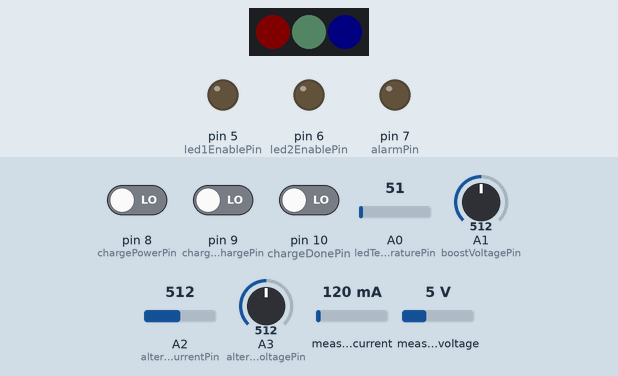
The sketch below on a simulated Arduino Uno, built with avr-gcc and run on an emulated ATmega328P. Parts: 3 RGB LEDs in strip order, left to right, output pins drawn as LEDs (lit = HIGH). The test bench sets the inputs (shaded band); at power-on: measured voltage 5 V, A3 (alternatorVoltagePin) = 512, pin 9 (chargeChargePin) LOW, pin 10 (chargeDonePin) LOW, pin 8 (chargePowerPin) LOW, A0 (ledTemperaturePin) = 51, A1 (boostVoltagePin) = 512, A2 (alternatorCurrentPin) = 512, measured current 120 mA. Dim RGB values are drawn brighter than linear.

Above: at 0.88 s.
1.3 s: measured voltage set to 3.1 V
At 2.6 s:
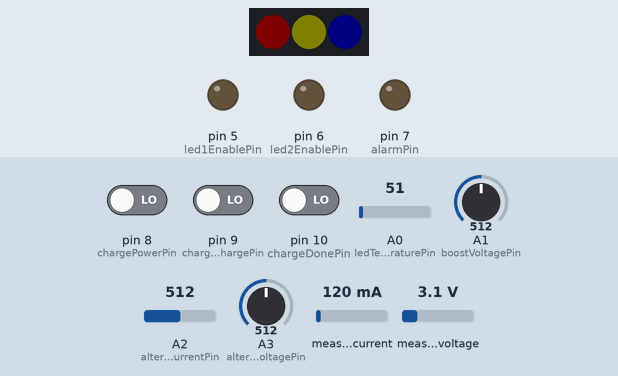
4.3 s: measured voltage set to 2.7 V
At 4.67 s:
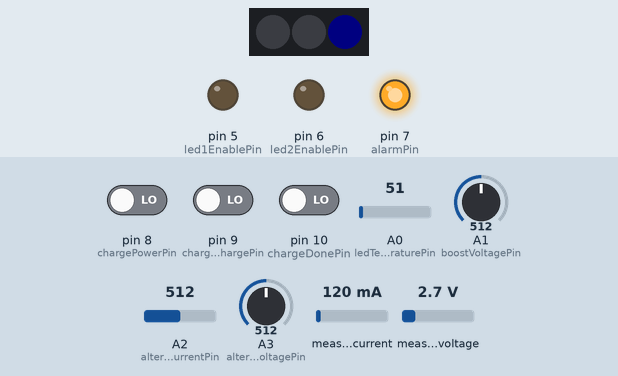
7.3 s: A3 (alternatorVoltagePin) set to 261
10.3 s: A3 (alternatorVoltagePin) set to 233
At 10.46 s:
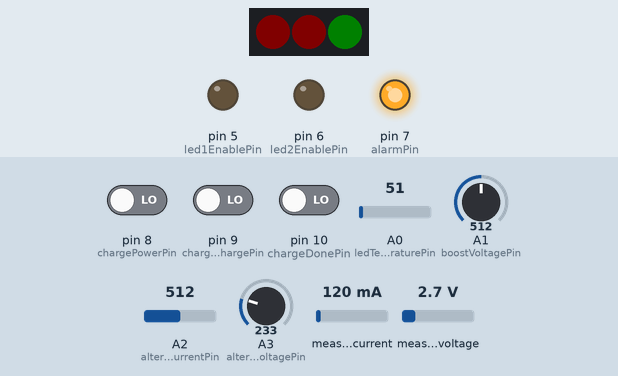
13.3 s: pin 9 (chargeChargePin) driven HIGH
At 15.2 s:
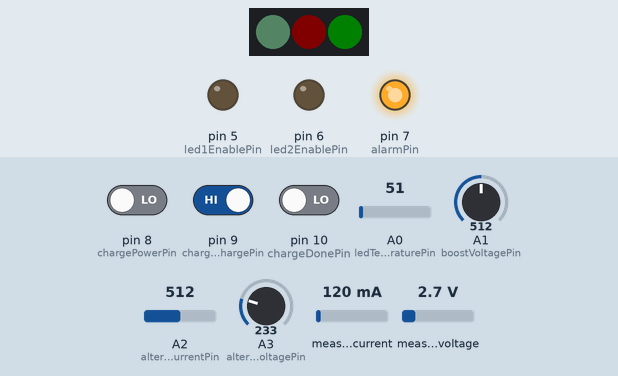
16.3 s: pin 10 (chargeDonePin) driven HIGH
At 17.7 s:
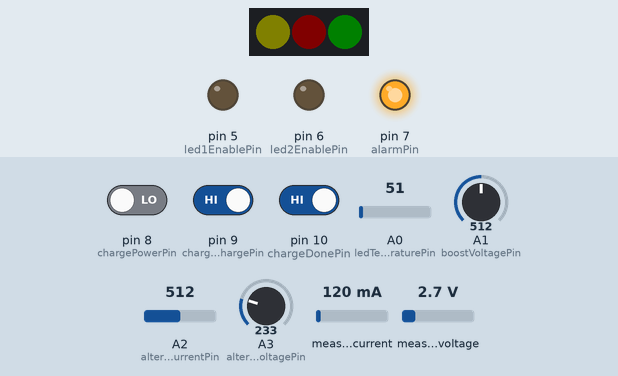
Timing chart, 0 to 20.3 s (numbered marks = the images above; inputs shaded):
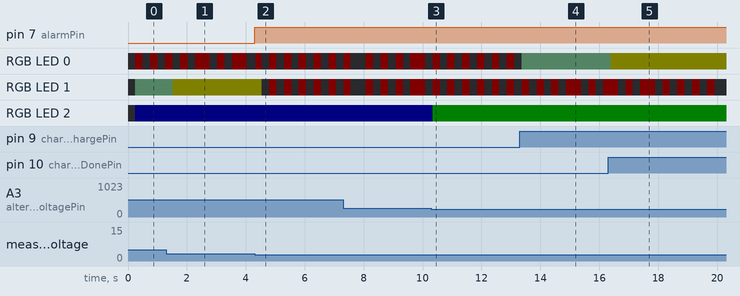

The sketch:

Bike_Alternator_and_LED_Headlight.ino
```cpp
/*
  Bike Alterator LED Headlight control system.
  Runs on an Arduino/ATMEGA328.

  * LED brightness based on alternator output voltage:
    - Total system load, including uC and battery charging needs.
    - Maximum battery drain current when alternator output too low
  * Main LED overtemperature protection flickers LEDs to keep them cool.
  * Alternator output voltage limited by crowbar FET.
  * Tuned to optimum system impedance on the alternator.
  * (Broken) Alarm sound if any parameters are beyond critical thresholds:
    - Battery voltage too low.
    - Battery backup current too high.
    - Alternator current too high.
    - Alternator output voltage too high (analog trigger, not uC).
    - LED temperature too high.

  Schematic compatibility: "3.2 Headlight.sch"
*/
#include <Wire.h>
#include <Adafruit_MCP4725.h>
#include <Adafruit_INA219.h>
#include <Adafruit_NeoPixel.h>

Adafruit_INA219 battVI(0x41);
Adafruit_MCP4725 Led1;
Adafruit_MCP4725 Led2;

// Comment out to disable debug output on serial
//#define DEBUG

// Serial on 0
// Serial on 1
#define indicatorLedsPin 2
// 3
// 4
#define led1EnablePin 5
#define led2EnablePin 6
#define alarmPin 7
#define chargePowerPin 8
#define chargeChargePin 9
#define chargeDonePin 10
// 11
// 12
// 13

#define ledTemperaturePin A0
#define boostVoltagePin A1
#define alternatorCurrentPin A2
#define alternatorVoltagePin A3
// A4 (SDA)
// A5 (SCL)

Adafruit_NeoPixel indicatorLeds = Adafruit_NeoPixel(3, indicatorLedsPin, NEO_GRB + NEO_KHZ800);

// Alternator
float alternatorVoltageIn;            // Alternator output voltage (V)
float alternatorVoltageMax = 33.9;    // Above this value (V), the LEDs are forced to maximum brightness and the alarm is sounded
float alternatorVoltageHi = 30.0;     // Main LEDs at max bright
float alternatorVoltageVpcc = 7.1;    // Below this value (V), the LEDs are forced to minimum brightness
float alternatorVoltageMin = 4.7;     // Minimum usable voltage
float alternatorCurrentIn;            // Alternator output current (mA)
float alternatorCurrentMax = 2.5;     // Maximum alternator output current (mA)
byte alternatorStatus = 0;
//float alternatorPowerIn;
// Smoothing
const int altReadCount = 11;
float altReadings[altReadCount]; // the readings from the analog input
int altReadIndex = 0;          // the index of the current reading
float altReadTotal = 0;          // the running total
//int altReadAvg = 0;            // the average

// Battery
float batteryVoltageIn;            // Battery voltage (V)
float batteryVoltageMin = 3.0;     // Below this value (V), LEDs are forced to OFF and the alarm is sounded
float batteryVoltageLow = 3.4;     // Battery is low and needs to charge
float batteryVoltageMid = 3.8;     // Mid-point battery voltage
float batteryVoltageMax = 4.21;     // Battery is charged and/or charger is bypassing battery
float batteryCurrentIn;            // Battery backup drain current (mA)
float batteryCurrentMax = 1750.0;  // Above this value (mA), the LED brightness is decreased and the alarm is sounded
byte batteryStatus = 0;
boolean chargeCharge;
boolean chargeDone;
boolean chargePower;
byte chargeStatus = 0;
float boostVoltageIn;         // Battery voltage is boosted to 15V before being used for anything. (measured)

// LED Temperature
int systemLedTemperatureIn;         // LED temperature ADC scale
int systemLedTemperatureMax = 660;  // Maximum safe LED temperature
int systemLedTemperatureHi = 650;   // High water mark LED temperature.  Decrease brightness to stay below

// Main LEDs and DACs
// RCD-24 driver dimming range: 100%=0.13V - 0%=4.5V
// DAC output range 0-4095, 5V VCC
// Dimming is on an inverted scale: 4095=off, 0=max
// Useful dimming range in terms of DAC: 106 - 3686
long dacRange = 4096;                       // Resolution of the LED dimming output
long led1Level;                             // Output value for LED1
long led2Level;                             // Output value for LED2
long led2Offset = dacRange*75/100;          // LED2 starts to turn on after about 75% brightness on LED1
long systemLedLevelMax = dacRange*175/100;  // Maximum system LED brightness. LED levels are mapped into this so that LED1 is almost full bright before LED2 starts to light.
long systemLedLevelBbu = 2500;              // This must be tuned on the test rig
long systemLedLevelMin = 1150;              // Min bright, dead zone at the lowest LED level;
long ledDeadZoneLow = 900;
long systemLedLevelOut = systemLedLevelMin; // System LED brightness level

// Alarm
int alarmAudibleDuration = 1000;  // How long the alarm sounds each time it's triggered
uint32_t alarmAudibleTime = 0;        // The time in millis() when the alarm went audible
boolean alarmState = LOW;

// System
byte errorLevel = 0;
byte powerStatus = 0;
int displayUpdateInterval = 250;
long displayUpdateTime = 0;
long indicatorBlinkInterval = 250;
long indicatorBlinkTime = 0;
boolean indicatorBlinkState = LOW;
uint32_t indOff;
uint32_t indRed;
uint32_t indYel;
uint32_t indGreen;
uint32_t indBlue;
uint32_t indWhite;

void setup() {
#ifdef DEBUG
  Serial.begin(115200);
#endif
  indicatorLeds.begin();
  indOff   = indicatorLeds.Color(0,0,0);
  indRed   = indicatorLeds.Color(5,0,0);
  indYel   = indicatorLeds.Color(5,5,0);
  indGreen = indicatorLeds.Color(0,5,0);
  indBlue  = indicatorLeds.Color(0,0,5);
  indWhite = indicatorLeds.Color(5,8,6);
  battVI.begin();
  Led1.begin(0x63);
  Led2.begin(0x62);
  pinMode(alarmPin, OUTPUT);
  pinMode(led1EnablePin, OUTPUT);
  pinMode(led2EnablePin, OUTPUT);
  pinMode(boostVoltagePin, INPUT);
  pinMode(ledTemperaturePin, INPUT);
  pinMode(chargePowerPin, INPUT);
  pinMode(chargeChargePin, INPUT);
  pinMode(chargeDonePin, INPUT);
  digitalWrite(alarmPin, LOW);
  digitalWrite(led1EnablePin, LOW);
  digitalWrite(led2EnablePin, LOW);
  Led1.setVoltage(4095, true);
  Led2.setVoltage(4095, true);
  for (int thisReading = 0; thisReading < altReadCount; thisReading++) {
    altReadings[thisReading] = 0;
  }

#ifdef DEBUG
  //Serial.println("AS\tBS\tCS\tValt\tIalt\tVbat\tIbat\tVbbu\tLED1\tLED2\tTled");
  Serial.println("Valt\tIalt\tVbat\tIbat\tVbbu\tLED1\tLED2\tTled");
#endif
}

// Read all sensor values in a single pass
void readSensors(){
  alternatorVoltageIn = smoothAltVoltage();
  alternatorCurrentIn = analogRead(alternatorCurrentPin)*(2.5/1023.0);
  batteryVoltageIn = battVI.getBusVoltage_V();
  batteryCurrentIn = battVI.getCurrent_mA();
  systemLedTemperatureIn  = analogRead(ledTemperaturePin);
  boostVoltageIn = analogRead(boostVoltagePin)*(19.3/1023.0);  // dac:819.2=4v 0.004882813V/div Vbbu/45*12=4 1024/5*4 33K and 12K
  chargeCharge = digitalRead(chargeChargePin);
  chargeDone = digitalRead(chargeDonePin);
  chargePower = digitalRead(chargePowerPin);
}

float smoothAltVoltage(){
  altReadTotal = altReadTotal - altReadings[altReadIndex];
  altReadings[altReadIndex] = analogRead(alternatorVoltagePin)*(40.0/1023.0);
  altReadTotal = altReadTotal + altReadings[altReadIndex];
  altReadIndex = altReadIndex + 1;
  if (altReadIndex >= altReadCount) {
    altReadIndex = 0;
  }
  return altReadTotal / altReadCount;
}

// Threshold violations
void checkThresholds(){
  // Error level
  //  0 - OK
  //  1 - Overtemp warning, alarm
  //  2 - Overdrive error, max bright, alarm
  //  3 - Overload, max temp error, min bright, alarm
  if ( systemLedTemperatureIn >= systemLedTemperatureHi )  errorLevel = 1;
  if ( alternatorVoltageIn >= alternatorVoltageMax )       errorLevel = 2;
  if ( alternatorCurrentIn >= alternatorCurrentMax )       errorLevel = 2;
  if ( batteryCurrentIn >= batteryCurrentMax )             errorLevel = 3;
  if ( systemLedTemperatureIn >= systemLedTemperatureMax ) errorLevel = 3;
  if ( batteryVoltageIn <= batteryVoltageMin )             errorLevel = 3;
}

// The audible alarm
void checkAudibleAlarm(){
  if ( alarmState ) {
    if ( millis() >= (alarmAudibleTime + alarmAudibleDuration) && errorLevel == 0 ){
      alarmState = LOW;
    }
  } else {
    if ( errorLevel > 0 ){
      alarmAudibleTime = millis();
      alarmState = HIGH;
    }
  }
  digitalWrite(alarmPin, alarmState);
}

// Adjust the brightness level
void setMainLeds(){
  if ( errorLevel == 2 ){  // Overdrive error
    systemLedLevelOut = systemLedLevelMax;
  }
  else if ( errorLevel == 3 ){  // Overload error
    systemLedLevelOut = systemLedLevelMin;
  }
  else if ( errorLevel <= 1 ){  // Warning or OK
    // Normal brightness adjustment
    if ( alternatorVoltageIn < alternatorVoltageVpcc ) {
      systemLedLevelOut = systemLedLevelMin; // Below Vpcc, min bright
    }
    // Between Vpcc and boost voltage
    else if ( alternatorVoltageIn >= alternatorVoltageVpcc && alternatorVoltageIn <= boostVoltageIn ) {
      systemLedLevelOut = map(alternatorVoltageIn*1000,alternatorVoltageVpcc*1000,boostVoltageIn*1000,systemLedLevelMin,systemLedLevelBbu);
    }
    // Everything above boost voltage
    else {
      systemLedLevelOut = map(alternatorVoltageIn*1000,boostVoltageIn*1000,alternatorVoltageHi*1000,systemLedLevelBbu-350,systemLedLevelMax);
    }

    if ( systemLedLevelOut > systemLedLevelMax ){   // If we're above the global max
      systemLedLevelOut = systemLedLevelMax;             // Then set output to maximum
    } else if ( systemLedLevelOut < systemLedLevelMin ){   // If we're below the global min
      systemLedLevelOut = systemLedLevelMin;             // Then set output to minimum
    }
  }
  // Write out the level to the LEDs
  if ( systemLedLevelOut >= dacRange ){        // If we're above LED1 max
    led1Level = dacRange;                      // Then set LED1 to max
  }
  else {
    led1Level = systemLedLevelOut;             // Otherwise set LED1 to value
  }
  if ( systemLedLevelOut <= led2Offset+ledDeadZoneLow ){      // If we're below LED2 min
    led2Level = ledDeadZoneLow;                             // Then set LED2 to off
  }
  else {
    led2Level = systemLedLevelOut-led2Offset;  // Otherwise set LED2 to value
  }
  Led1.setVoltage(dacRange - led1Level, false);
  Led2.setVoltage(dacRange - led2Level, false);
}

// Power status
void checkPowerStatus(){
/* Alternator Status
  0 - Red < ValtMin 4.7
  1 - Yel ValtMin 4.7 -ValtVpcc 6.9
  2 - Grn ValtVpcc 6.9 -Vbbu 13.3
  3 - Blu Vbbu 13.3 - ValtHi 30
  4 - Wht ValtHi 30 - ValtMax 33.9
  5 - ERR > Vmax 33.9 (Red blink)
*/
  if ( alternatorVoltageIn <= alternatorVoltageMin ){
    alternatorStatus = 0;
  } else if ( alternatorVoltageIn > alternatorVoltageMin && alternatorVoltageIn <= alternatorVoltageVpcc ){
    alternatorStatus = 1;
  } else if ( alternatorVoltageIn > alternatorVoltageVpcc && alternatorVoltageIn <= boostVoltageIn ){
    alternatorStatus = 2;
  } else if ( alternatorVoltageIn > boostVoltageIn && alternatorVoltageIn <= alternatorVoltageHi ){
    alternatorStatus = 3;
  } else if ( alternatorVoltageIn > alternatorVoltageHi && alternatorVoltageIn <= alternatorVoltageMax ){
    alternatorStatus = 4;
  } else if ( alternatorVoltageIn > alternatorVoltageMax ){
    alternatorStatus = 5;
  }
/* Battery Status
  0 - Red blink < batteryVoltageMin (3.5V)
  1 - Yel batteryVoltageMin (3.5V)-batteryVoltageLow (3.7V)
  2 - Grn batteryVoltageLow (3.7V)-batteryVoltageMid (3.9V)
  3 - Blu batteryVoltageMid (3.9V)-batteryVoltageMax (4.2V)
  4 - Wht > 4.2V
*/
  if ( batteryVoltageIn <= batteryVoltageMin ){
    batteryStatus = 0;
  } else if ( batteryVoltageIn > batteryVoltageMin && batteryVoltageIn <= batteryVoltageLow ){
    batteryStatus = 1;
  } else if ( batteryVoltageIn > batteryVoltageLow && batteryVoltageIn <= batteryVoltageMid ){
    batteryStatus = 2;
  } else if ( batteryVoltageIn > batteryVoltageMid && batteryVoltageIn <= batteryVoltageMax ){
    batteryStatus = 3;
  } else if ( batteryVoltageIn > batteryVoltageMax ){
    batteryStatus = 4;
  }
/* Charge Status
  0 - Red No power
  1 - Yel Power, no charge
  2 - ERR Battery < 3.1V (Red blink)
  3 - Grn Charge
  4 - Wht Done charging
  5 - ERR Temperature (Red blink)
*/
  if ( chargePower == HIGH && chargeCharge == HIGH && chargeDone == HIGH ){
    chargeStatus = 0;  // No power
  }  else if ( chargePower == LOW  && chargeCharge == HIGH && chargeDone == HIGH ){
    chargeStatus = 1;  // Power, no charge
  }  else if ( chargePower == HIGH  && chargeCharge == LOW && chargeDone == HIGH ){
    chargeStatus = 2;  // ERROR (Battery < 3.1V)
  }  else if ( chargePower == LOW && chargeCharge == LOW && chargeDone == HIGH ){
    chargeStatus = 3;  // Charging
  }  else if ( chargePower == LOW  && chargeCharge == HIGH && chargeDone == LOW ){
    chargeStatus = 4;  // Charge done
  }  else if ( chargePower == LOW && chargeCharge == LOW && chargeDone == LOW ){
    chargeStatus = 5;  // ERROR (Battery temperature)
  }
}

// Checks the timer and flips the LED state
void blinkIndicatorLed(){
  if ( indicatorBlinkState ){
    if ( millis() >= (indicatorBlinkTime + indicatorBlinkInterval)){
      indicatorBlinkTime = millis();
      indicatorBlinkState = LOW;
    }
  } else {
    if ( millis() >= (indicatorBlinkTime + indicatorBlinkInterval)){
      indicatorBlinkTime = millis();  // Increment the timer
      indicatorBlinkState = HIGH;
    }
  }
}

void setIndicatorLed(){
  switch (alternatorStatus){
    case 0:
      // Red
      indicatorLeds.setPixelColor(2, indRed);
      break;
    case 1:
      // Yellow
      indicatorLeds.setPixelColor(2, indYel);
      break;
    case 2:
      // Green
      indicatorLeds.setPixelColor(2, indGreen);
      break;
    case 3:
      // Blue
      indicatorLeds.setPixelColor(2, indBlue);
      break;
    case 4:
      // Blue
      indicatorLeds.setPixelColor(2, indWhite);
      break;
    case 5:
      // Red Blink
      blinkIndicatorLed();
      if ( indicatorBlinkState == HIGH ) {
        indicatorLeds.setPixelColor(2, indRed);
      }
      else {
        indicatorLeds.setPixelColor(2, indOff);
      }
      break;
  }
  switch (batteryStatus){
    case 0:
      // Red
      blinkIndicatorLed();
      if ( indicatorBlinkState == HIGH ) {
        indicatorLeds.setPixelColor(1, indRed);
      } else {
        indicatorLeds.setPixelColor(1, indOff);
      }
      break;
    case 1:
      // Yellow
      indicatorLeds.setPixelColor(1, indYel);
      break;
    case 2:
      // Green
      indicatorLeds.setPixelColor(1, indGreen);
      break;
    case 3:
      // Blue
      indicatorLeds.setPixelColor(1, indBlue);
      break;
    case 4:
      // White
      indicatorLeds.setPixelColor(1, indWhite);
      break;
  }
  switch (chargeStatus){
    case 0:
      // Red
      indicatorLeds.setPixelColor(0, indRed);
      break;
    case 1:
      // Yellow
      indicatorLeds.setPixelColor(0, indYel);
      break;
    case 2:
      // Red blink
      blinkIndicatorLed();
      if ( indicatorBlinkState == HIGH ) {
        indicatorLeds.setPixelColor(0, indRed);
      } else {
        indicatorLeds.setPixelColor(0, indOff);
      }
      break;
    case 3:
      // Green
      indicatorLeds.setPixelColor(0, indGreen);
      break;
    case 4:
      // White
      indicatorLeds.setPixelColor(0, indWhite);
      break;
    case 5:
      // Red blink
      blinkIndicatorLed();
      if ( indicatorBlinkState == HIGH ) {
        indicatorLeds.setPixelColor(0, indRed);
      } else {
        indicatorLeds.setPixelColor(0, indOff);
      }
      break;
  }
  indicatorLeds.show();
}

// The main loop
void loop(){
  // Reset these each loop; events build them up during each pass
  errorLevel = 0;
  alternatorStatus = 0;
  batteryStatus = 0;
  chargeStatus = 0;
  // Bring in a new set of data
  readSensors();
  // Make sure we're running within bounds on all sensors
  checkThresholds();
  // Make noise if anything is out of tolerance
  checkAudibleAlarm();
  // Update the headlight
  setMainLeds();
  // human interface is slowed to once per displayUpdateInterval millis()
  if ( millis() >= displayUpdateTime + displayUpdateInterval ){
    displayUpdateTime = millis();
    // Gather data for the indicator LED
    checkPowerStatus();
    // Update the LED
    setIndicatorLed();
#ifdef DEBUG
    // And if we're in DEBUG, update serial
    updateSerial();
#endif
  }
}

// Debug output to serial
#ifdef DEBUG
void zeroPad(float value, bool hundreds=LOW, bool thousands=LOW){
  if ( thousands ) if ( value < 1000 ) Serial.print("0");
  if ( hundreds ) if ( value < 100 ) Serial.print("0");
  if ( value < 10 ) Serial.print("0");
}

void updateSerial(){
//Serial.print("AS\tBS\tCS\tValt\tIalt\tVbat\tIbat\tVbbu\tLED1\tLED2\tTled");
  //Serial.print(alternatorStatus); Serial.print("\t");
  //Serial.print(batteryStatus); Serial.print("\t");
  //Serial.print(chargeStatus); Serial.print("\t");

  Serial.print("AltV "); zeroPad(alternatorVoltageIn); Serial.print(alternatorVoltageIn); Serial.print("V; ");
  Serial.print("AltI "); Serial.print(alternatorCurrentIn,3); Serial.print("A;   ");

  Serial.print("BattV "); zeroPad(batteryVoltageIn); Serial.print(batteryVoltageIn); Serial.print("V; ");
  Serial.print("BattI "); zeroPad(batteryCurrentIn,HIGH); Serial.print(batteryCurrentIn); Serial.print("mA;   ");
  Serial.print("BbuV "); Serial.print(boostVoltageIn); Serial.print("V;   ");

  Serial.print("L1 "); zeroPad(led1Level,HIGH,HIGH); Serial.print(led1Level); Serial.print("; ");
  Serial.print("L2 "); zeroPad(led2Level,HIGH,HIGH); Serial.print(led2Level); Serial.print("; ");
  Serial.print("Tl "); Serial.print(systemLedTemperatureIn);
  Serial.println();
}
#endif
```

Measured:
- the behaviour switches between 3 and 2.9 V on measured voltage (found by bisection; images 1 and 2)
- the behaviour switches between 248 and 247 on A3 (alternatorVoltagePin) (found by bisection; images 2 and 3)
- after the input at 4.3 s, pin 7 (alarmPin): LOW → HIGH at once
